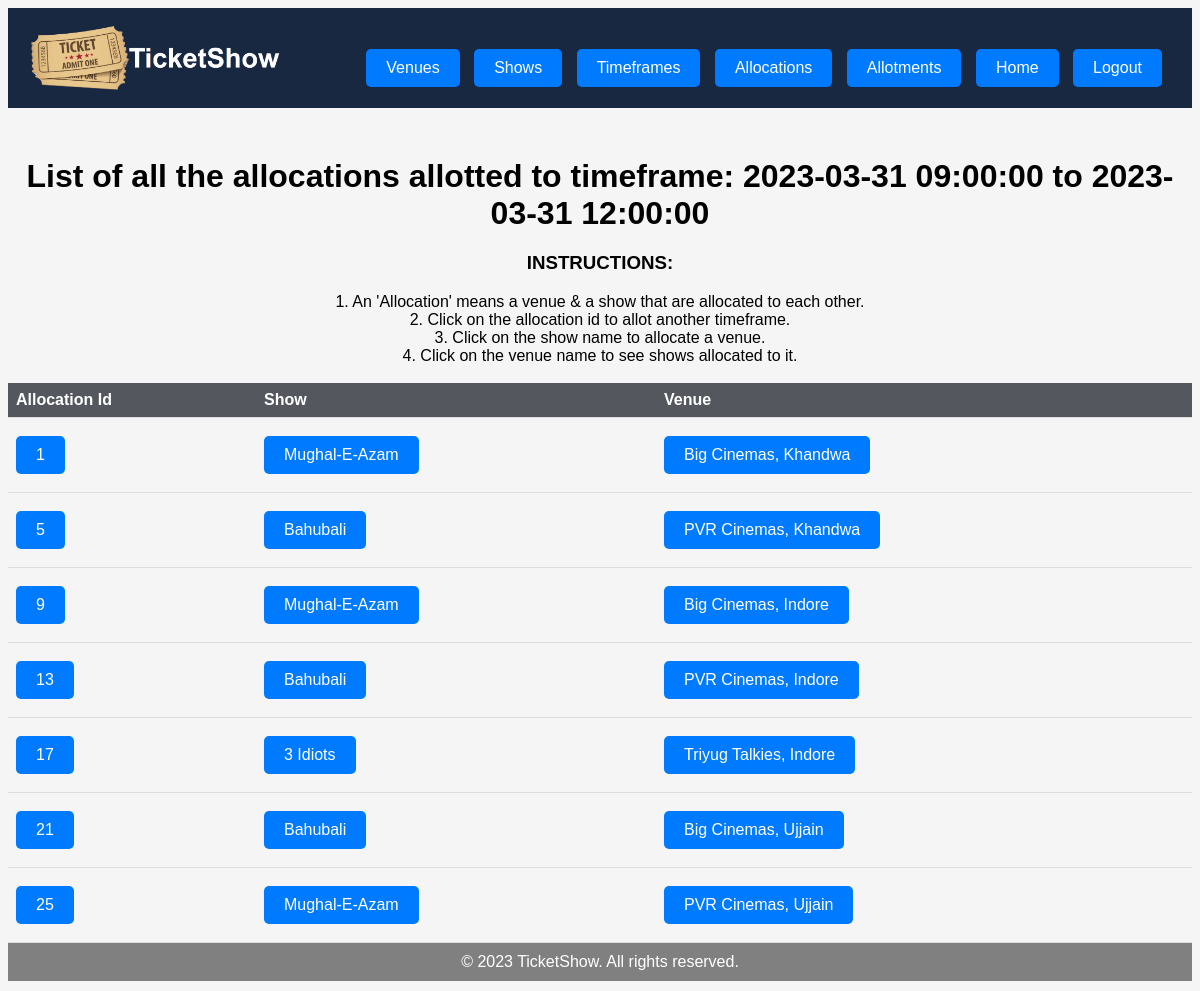
Page /admin/all_timeframes/view_allotments/1 (signed in) on the committed database.
### models_1.py (models this page shows, shortened)
class Timeframe(db.Model):
    T_id = db.Column(db.Integer, primary_key=True)
    Start_time = db.Column(db.DateTime, nullable=False)
    End_time = db.Column(db.DateTime, nullable=False)
    assignment = db.relationship('Allocation', backref = "time", secondary = "allotment")

class Allocation(db.Model):
    A_id = db.Column(db.Integer, primary_key=True)
    S_id = db.Column(db.Integer, db.ForeignKey("show.S_id"))
    V_id = db.Column(db.Integer, db.ForeignKey("venue.V_id"))

class Show(db.Model):
    S_id = db.Column(db.Integer, primary_key=True)
    Name = db.Column(db.String(50), nullable = False)
    Rating = db.Column(db.Float, nullable=False)
    Tags = db.Column(db.String(50), nullable = True)
    TicketPrice = db.Column(db.Float, nullable = False)
    location = db.relationship('Venue', backref = "movie", secondary = "allocation")

class Venue(db.Model):
    V_id = db.Column(db.Integer, primary_key=True)
    Name = db.Column(db.String(50), nullable=False)
    Location = db.Column(db.String(50), nullable=False)
    Place = db.Column(db.String(50), nullable=False)
    Capacity = db.Column(db.Integer, nullable=False)

### app.py (the view)
@app.route('/admin/all_timeframes/view_allotments/<int:id>', methods = ['GET', 'POST'])
@login_required
def view_allotments(id):
    t = Timeframe.query.get(id)
    allocs = t.assignment
    venues = Venue.query.all()
    shows = Show.query.all()
    return render_template('view_allotments.html', t = t, allocs = allocs, venues = venues, shows = shows)

### app.py (called while the page is built)
@user_login_manager.user_loader
def load_user(user_id):
    return User.query.get(int(user_id))

### templates/view_allotments.html (shortened to what this page needs)
<!DOCTYPE html>
<html lang="en">
<head>
</head>
<body>
    <div class="header">
        <img src="{{ url_for('static', filename='TicketShow_logo.png') }}" alt="Logo">
        <div class="container">
            <div>
                <a href="/admin/all_venues">Venues</a>
                <a href="/admin/all_shows">Shows</a>
                <a href="/admin/all_timeframes">Timeframes</a>
                <a href="/admin/allocations">Allocations</a>
                <a href="/admin/allotments">Allotments</a>
                <a href="/admin">Home</a>
                <a href="/admin/logout">Logout</a>
            </div>
        </div>
    </div>
    {% if allocs|length == 0%}
    <h1>No allocation is allotted to timeframe: {{ t.Start_time }} to {{ t.End_time }}!</h1>
    <h3>An Allocation means a venue & a show that are allocated to each other.</h3>
    <div>
        <a href="/admin/allocations">+Allot an Allocation</a>
    </div>
    {% else %}
    <h1>List of all the allocations allotted to timeframe: {{ t.Start_time }} to {{ t.End_time }}</h1>
    <h3>INSTRUCTIONS:</h3>
    1. An 'Allocation' means a venue & a show that are allocated to each other.<br>
    2. Click on the allocation id to allot another timeframe.<br>
    3. Click on the show name to allocate a venue.<br>
    4. Click on the venue name to see shows allocated to it.<br>
     <br>
    <table>
        <tr>
            <th>Allocation Id</th>
            <th>Show</th>
            <th>Venue</th>
        </tr>
        {% for alloc in allocs %}
            {% for show in shows %}
                {% if alloc.S_id == show.S_id %}
                    {% for venue in venues %}
                        {% if alloc.V_id == venue.V_id %}
                            <tr>
                                <td><a href="/admin/allocations/allot_timeframes/{{ alloc.A_id }}">{{ alloc.A_id }}</a></td>
                                <td><a href="/admin/all_shows/allocate_venues/{{ show.S_id }}">{{ show.Name }}</a></td>
                                <td><a href="/admin/all_venues/view_allocations/{{ venue.V_id }}">{{ venue.Name }}, {{venue.Place}}</a></td>
                            </tr>
                        {% endif %}
                    {% endfor %}
                {% endif %}
            {% endfor %}
        {% endfor %}
    </table>
    {% endif %}
</body>
<div class="footer">
    &copy; 2023 TicketShow. All rights reserved.
</div>
</html>

### templates/view_allotments.html (style rules this page uses)
body { font-family: Arial, sans-serif; background-color: #f5f5f5; text-align: center; display: flex; flex-direction: column; margin-bottom: 10px; min-height: 100vh; }
.header { display: flex; text-align: center; align-items: center; justify-content: space-between; background-color: #192841; color: #fff; padding: 10px 20px; }
.header img { height: 80px; }
.footer { background-color: #808080; color: #fff; padding: 10px 20px; text-align: center; margin-top: auto; }
table { border-collapse: collapse; width: 100%; }
th, td { text-align: left; padding: 8px; border-bottom: 1px solid #ddd; }
th { background-color: #54585e; color: white; }
h1 { text-align: center; margin-top: 50px; margin-bottom: 0; }
h3 { margin-top: 20px; }
a { display: inline-block; background-color: #007bff; color: white; text-align: center; padding: 10px 20px; text-decoration: none; margin-top: 10px; margin-right: 10px; margin-bottom: 10px; border-radius: 5px; }
.container { display: flex; justify-content: space-evenly; align-items: center; margin-top: 20px; }

### rows in the picture
Timeframe: Start_time "2023-03-31 09:00:00", End_time "2023-03-31 12:00:00"
Allocation: A_id "1"
Show: Name "Mughal-E-Azam"
Venue: Name "Big Cinemas", Place "Khandwa"
Allocation: A_id "5"
Show: Name "Bahubali"
Venue: Name "PVR Cinemas", Place "Khandwa"
Allocation: A_id "9"
Venue: Name "Big Cinemas", Place "Indore"
Allocation: A_id "13"
Venue: Name "PVR Cinemas", Place "Indore"
Allocation: A_id "17"
Show: Name "3 Idiots"
Venue: Name "Triyug Talkies", Place "Indore"
Allocation: A_id "21"
Venue: Name "Big Cinemas", Place "Ujjain"
Allocation: A_id "25"
Venue: Name "PVR Cinemas", Place "Ujjain"
